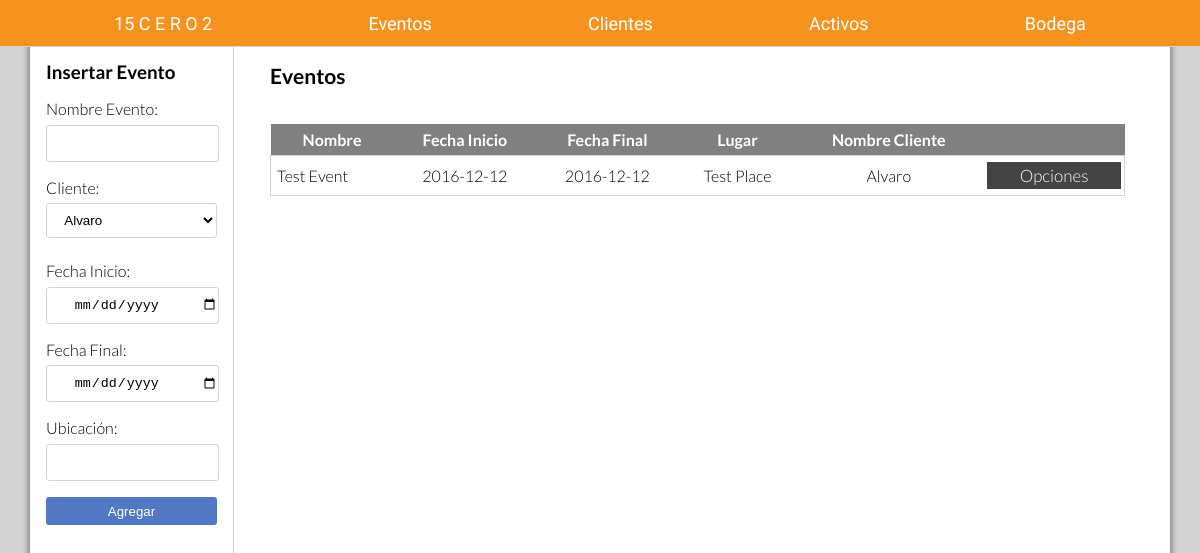
Page /15cero2/InsertarEvento.php on the committed database.
### tables this page shows
CREATE TABLE `tbevento` (
  `Id` int(11) NOT NULL AUTO_INCREMENT,
  `Nombre` varchar(100) NOT NULL,
  `FechaInicio` date NOT NULL,
  `FechaFinal` date NOT NULL,
  `Ubicacion` varchar(200) NOT NULL,
  `Id_Cliente` int(11) NOT NULL,
  PRIMARY KEY (`Id`,`Id_Cliente`),
  KEY `Id_idx` (`Id_Cliente`),
  CONSTRAINT `tbevento_ibfk_1` FOREIGN KEY (`Id_Cliente`) REFERENCES `tbcliente` (`Id`) ON DELETE CASCADE ON UPDATE CASCADE
);

CREATE TABLE `tbcliente` (
  `Id` int(11) NOT NULL AUTO_INCREMENT,
  `Nombre` varchar(30) NOT NULL,
  `Correo` varchar(30) NOT NULL,
  `Telefono` varchar(9) NOT NULL,
  `Direccion` varchar(200) NOT NULL,
  PRIMARY KEY (`Id`)
);

### 15cero2/controladoras/controladora_cliente.php (called while the page is built, shortened)
<?php
    function cargarClientes(){
     $conn = getConnection();
     $sql = "call paAdministrarCliente(1,null,null,null,null,null)";
        $result = $conn->query($sql);
        $array = null;
        $cont = 0;
        if ($result->num_rows > 0) {
            while($row = $result->fetch_assoc()) {
                $array[$cont][0] = $row['Id'];
                $array[$cont][1] = $row['Nombre'];
                $array[$cont][2] = $row['Correo'];
				$array[$cont][3] = $row['Telefono'];
				$array[$cont][4] = $row['Direccion'];
                $cont++;
            }
        }
        return $array;
    }
 ?>

### 15cero2/controladoras/controladora_evento.php (called while the page is built, shortened)
<?php
    function seleccionarEventos(){
        $conn = getConnection();
        $sql = "call paAdministrarEvento(1,null,null,null,null,null,null);";
        $result = $conn->query($sql);
        $eventos = null;
        $cont = 0;
        if ($result->num_rows > 0) {
            while($row = $result->fetch_assoc()) {
                $eventos[$cont][0] = $row['Id'];
                $eventos[$cont][1] = $row['Nombre'];
                $eventos[$cont][2] = $row['FechaInicio'];
                $eventos[$cont][3] = $row['FechaFinal'];
                $eventos[$cont][4] = $row['Ubicacion'];
                $eventos[$cont][5] = $row['Id_Cliente'];
                $eventos[$cont][6] = $row['NombreCli'];
                $cont ++;
            }
        }
        return $eventos;
    }
?>

### 15cero2/InsertarEvento.php (the view, shortened to what this page needs)
<!DOCTYPE html>
<html>
<head>
    <link rel="stylesheet" href="css/global.css">
    <link rel="stylesheet" href="css/newStyle.css">
    <link rel="stylesheet" href="css/activos.css">
    <link href="css/prueba.css" rel="stylesheet" type="text/css"/>
    <link rel="stylesheet" href="js/css/alertify.min.css">
    <link rel="stylesheet" href="js/css/themes/default.min.css">
</head>
<body>
    <?php
    require_once ("controladoras/controladora_evento.php");
    require_once ("controladoras/controladora_cliente.php");
    $array = cargarClientes();
    ?>
    <?php include "_nav.php" ?>
    <div class="main_content">
        <aside class="aside-left">
            <section class="aside-content">
                <h1>Insertar Evento</h1>
                <form class="formulario" action="controladoras/controladora_evento.php" method="post">
                    <div class="form-group">
                        <label>Nombre Evento:</label><input class="form-control" type="text" name="nombreEven" required>
                    </div>
                        <div class="form-group">
                        <label >Cliente:</label>
                            <select id="clientes" name="cliente" class="form-control">
                                <?php   for($i = 0;$i<count($array);$i++){?>
                                <option required value='<?php echo $array[$i][0]?>'><?php echo $array[$i][1]?></option>
                                <?php }?>
                            </select>
                        </div>
                        <div class="form-group">
                            <label >Fecha Inicio:</label><input class="form-control" type="date" name="fechaIni" placeholder="yyyy-MM-dd" required>
                        </div>
                        <div class="form-group">
                            <label >Fecha Final:</label><input class="form-control" type="date" name="fechaFin" placeholder="yyyy-MM-dd"required>
                        </div>
                        <div class="form-group">
                            <label >Ubicaci&oacute;n:</label><input class="form-control" type="text" name="ubicacion" required>
                        </div>
                        <button class="submit btn btn-primary" type="submit" value="Agregar">Agregar</button>
                    </form>
                </section>
            </aside>
            <section class="lista-eventos">
                <h3>Eventos</h3>
                <?php require_once 'controladoras/controladora_evento.php'; $eventos = seleccionarEventos();
                if($eventos != null){?>
                <table id="table-eventos">
                    <thead>
                        <tr>
                            <th>Nombre</th>
                            <th>Fecha Inicio</th>
                            <th>Fecha Final</th>
                            <th>Lugar</th>
                            <th>Nombre Cliente</th>
                            <th></th>
                        </tr>
                    </thead>
                    <tbody>
                        <?php for($i = 0;$i<count($eventos);$i++){?>
                            <tr class="opciones">
                                <td><?php echo $eventos[$i][1]; ?></td>
                                <td><?php echo $eventos[$i][2]; ?></td>
                                <td><?php echo $eventos[$i][3]; ?></td>
                                <td><?php echo $eventos[$i][4]; ?></td>
                                <td><?php echo $eventos[$i][6]; ?></td>
                                <td>
                                    <ul class="options">
                                        <li><p>Opciones</p>
                                        </li>
                                    </ul>
                                </td>
                            </tr>
                            <?php }?>
                        </tbody>
                </table>
                <?php }else{ ?>
                    <p>No hay eventos registrados</p>
                <?php }?>
            </section>
                </div>
            </body>
            </html>

### 15cero2/css/global.css (style rules this page uses)
* { margin:0;padding:0 }
body { font-family: 'Lato', sans-serif;font-weight: 300;font-size: large;background: lightgrey }
header,section,footer,nav,a,input { display: block }
.main_content { margin-top: 3.2em;overflow: hidden;width: 95%;margin: auto;background: white;box-shadow: 0 0 6px 2px grey;position: relative; top: 2.5em; }
.form-group { margin: 1em 0 }
.form-control { height: 35px;border-radius: 3px;border: 1px solid lightgrey;text-indent: 1em; width:100%;margin:.5em 0;background:white }
.btn { margin: auto;border: none; padding: .5em 0;color:white;border-radius: 3px;display: inline-block; }
.btn-primary { background: #5278C4;width:100% }

### 15cero2/css/newStyle.css (style rules this page uses)
.formulario > .btn { width: 100% }
.lista-eventos { float: left;padding:1em 2em;width: 75% }
table { margin:2em auto }
table>thead>tr { background: gray;color:#FFF;font-size: initial; }
table { width: 100%;border-collapse: collapse }
table tbody td { text-align: center;font-size: medium }
table tbody tr { border: 1px solid lightgray }
table td, table th { padding: .8em }

### 15cero2/css/activos.css (style rules this page uses)
aside.aside-left { float: left;height: 100vh;border-right:1px solid lightgrey;padding:1em;width:15%;overflow-y: auto }
.aside-left,.aside-left>h3 { font-size: medium;padding: .5em .2em }
table { margin:2em auto }
table>thead>tr { background: gray;color:#FFF;font-size: initial; }
table { width: 100%;border-collapse: collapse }
table tbody td { text-align: center;font-size: medium }
table tbody tr { border: 1px solid lightgray }
table td,table th { padding: 6px }
table td:nth-child(2) { text-align: left }
ul { list-style: none }
.options>li { width: 90%;margin: auto }
.options li { background-color:#444; color:#fff; text-decoration:none; padding:3px 8px;font-size: 17px;transition:.3s }

### rows in the picture
tbevento: Nombre "Test Event", FechaInicio "2016-12-12", FechaFinal "2016-12-12", Ubicacion "Test Place", Id_Cliente.Nombre "Alvaro"

### other values in the picture
form field cliente "Alvaro"
